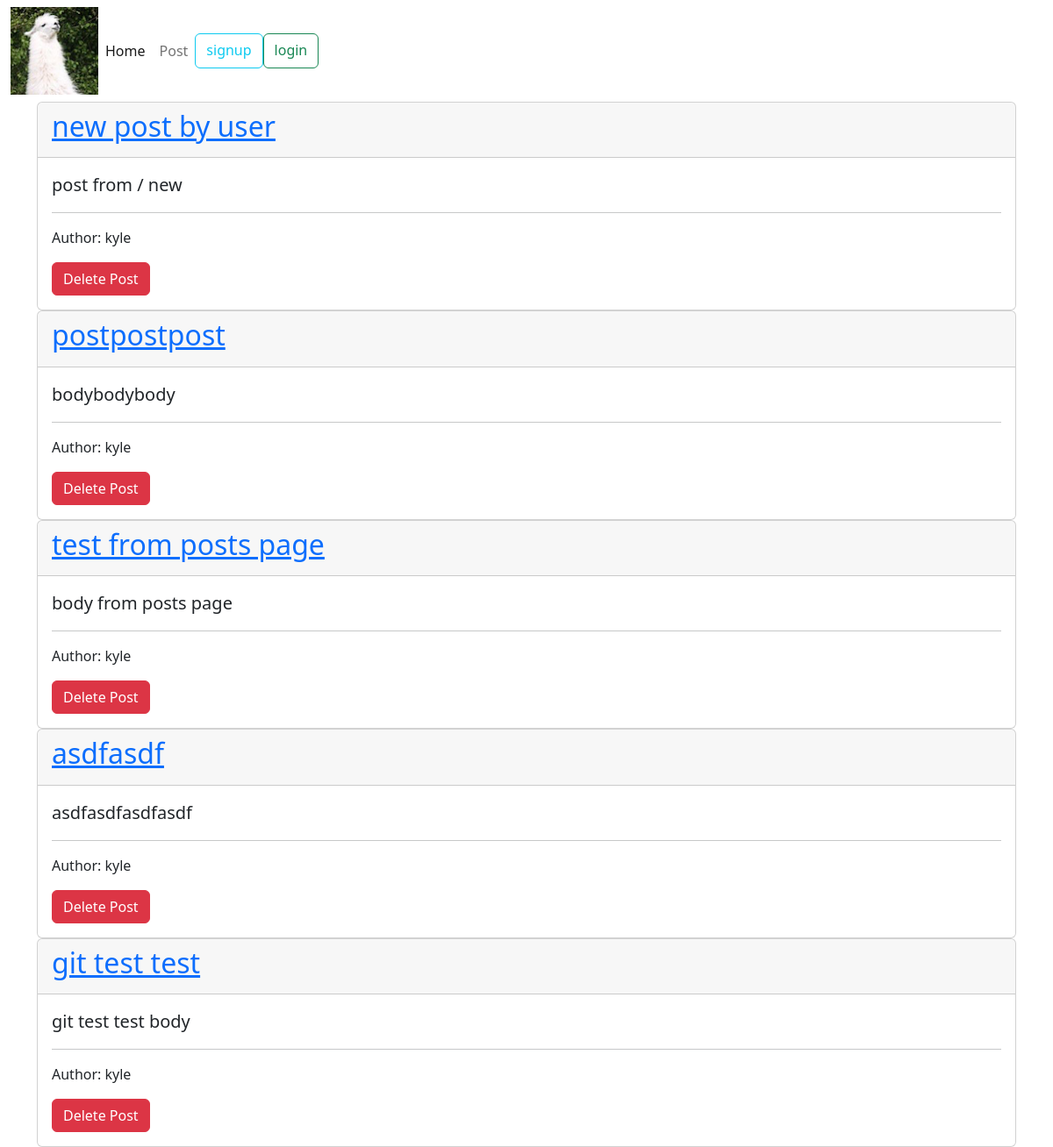
The page / on the database its author committed.
### posts/models.py (models this page shows, shortened)
class Post(models.Model):
    title = models.CharField(max_length=25)
    body = models.CharField(max_length=500)
    author =  models.ForeignKey(User, on_delete=models.CASCADE, default=2)

### website/views.py (the view)
# urls.py: path('', welcome, name='home'),
def welcome(request):
    return render(request, "website/welcome.html",
                  {"current_time": datetime.now(),
                  "posts": Post.objects.all(),
                  "num_posts": Post.objects.count()})

### website/templates/website/welcome.html (shortened to what this page needs)
{% extends 'base.html' %}
{% block content %}
    {% for post in posts%}
    {%  include 'posts/post.html' %}
    {% endfor %}
{% endblock%}

### posts/templates/posts/post.html
<div class="card">
    <div class="card-header">
        <h2><a href="{% url 'detail' post.id %}"> {{post.title}}</a></h2>
    </div>
    <div class="card-body">
        <blockquote class="blockquote mb-0">
            <p> {{post.body}}</p>
        </blockquote>
        <hr>
        <p>Author: {{ post.author }}</p>
        <a href="{% url 'delete' post.id %}" class="btn btn-danger btn-small">Delete Post</a>
    </div>
</div>

### rows shown on the page
Post: title "new post by user", body "post from / new", author "kyle"
Post: title "postpostpost", body "bodybodybody", author "kyle"
Post: title "test from posts page", body "body from posts page", author "kyle"
Post: title "asdfasdf", body "asdfasdfasdfasdf", author "kyle"
Post: title "git test test", body "git test test body", author "kyle"
